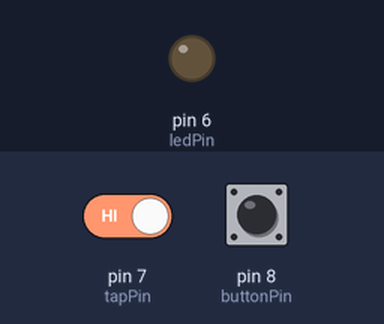
Simulated run of this sketch. Board: Arduino Uno, built with avr-gcc and run on an emulated ATmega328P. On the bench: output pins drawn as LEDs (lit = HIGH). Dashed ring = blinking. The inputs (shaded band) are chosen by the test bench; at power-on: pin 7 (tapPin) HIGH, pin 8 (buttonPin) HIGH. What the sketch prints to the serial monitor is not drawn.

Above: at 1.2 s.
1.3 s: pin 7 (tapPin) driven LOW
At 1.75 s:
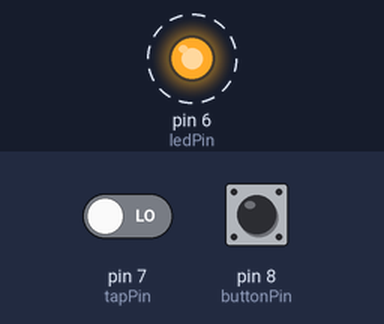
4.3 s: pin 8 (buttonPin) pulled LOW for 3.2 s
Timing chart, 0 to 15.0 s (numbered marks = the images above; inputs shaded):
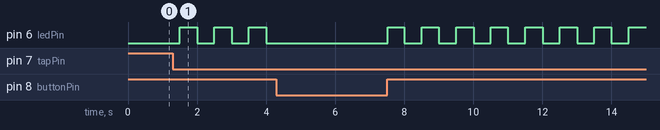

Measured:
- after the input at 1.3 s, pin 6 (ledPin): alternates HIGH for 0.50 s and LOW for 0.50 s, starting after 0.20 s

The sketch:

Sturzalarm.ino
```cpp
int tapPin = 7;
int tapStatus;
int x;
int buttonPin = 8;
int buttonStatus;
int ledPin = 6;
long tapTimer;
long tapTimerTimeout = 500;        //0,5s
bool tapTimerStatus = false;
long alarmTimer;
long alarmTimerTimeout = 10000; //30s
bool alarmTimerStatus = false;
int shockTreshold = 15;

void setup() {
  pinMode(tapPin, INPUT);
  pinMode(buttonPin, INPUT);
  pinMode(ledPin, OUTPUT);
  Serial.begin(9600);
}

void loop() {
  // Schocksensor quasi oder so idk
  tapStatus = digitalRead(tapPin);
  if(!tapStatus) {
    if(tapTimerStatus == false) {
      tapTimerStatus = true;
      tapTimer = millis();
      Serial.println("Start");
    }
    Serial.println(x);
    x+=1;
  }

  // Schockintensität zurücksetzen
  if(millis() > tapTimer + tapTimerTimeout && tapTimerStatus == true){
    x = 1;
    tapTimerStatus = false;
    Serial.println("stop");
  }

  // Alarm starten, wenn starker schock gemessen wurde
  if (x > shockTreshold) {
    if (alarmTimerStatus == false) {
      alarmTimerStatus = true;
      alarmTimer = millis();
      Serial.println("Alarm gestartet");
    }
  }

  // Möglichkeit, Alarm abzubrechen
  buttonStatus = digitalRead(buttonPin);
  if (buttonStatus == LOW && alarmTimerStatus == true) {
    alarmTimerStatus = false;
    Serial.println("Alarm gestoppt");
    digitalWrite(ledPin, LOW);
  }

  // Alarm, wenn nicht abgebrochen wurde
  if(alarmTimerStatus == true) {
    if (millis() > alarmTimer + alarmTimerTimeout){
      digitalWrite(ledPin, HIGH);
    }
    else if (millis() % 1000 > 500) {
      digitalWrite(ledPin, HIGH);
    }
    else {
      digitalWrite(ledPin, LOW);
    }
  }

}
```
